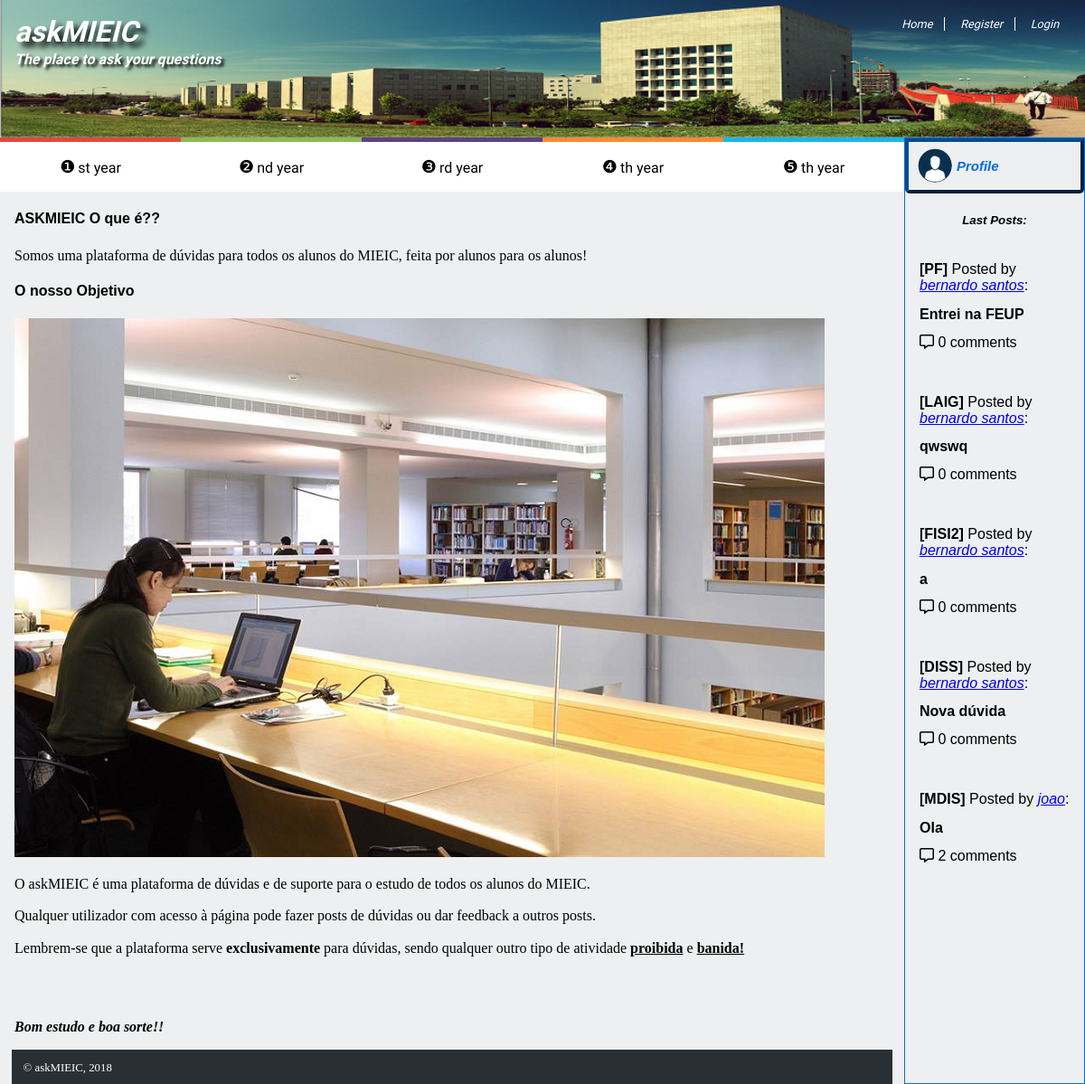
Page /pages/main.php on the earlier database version.
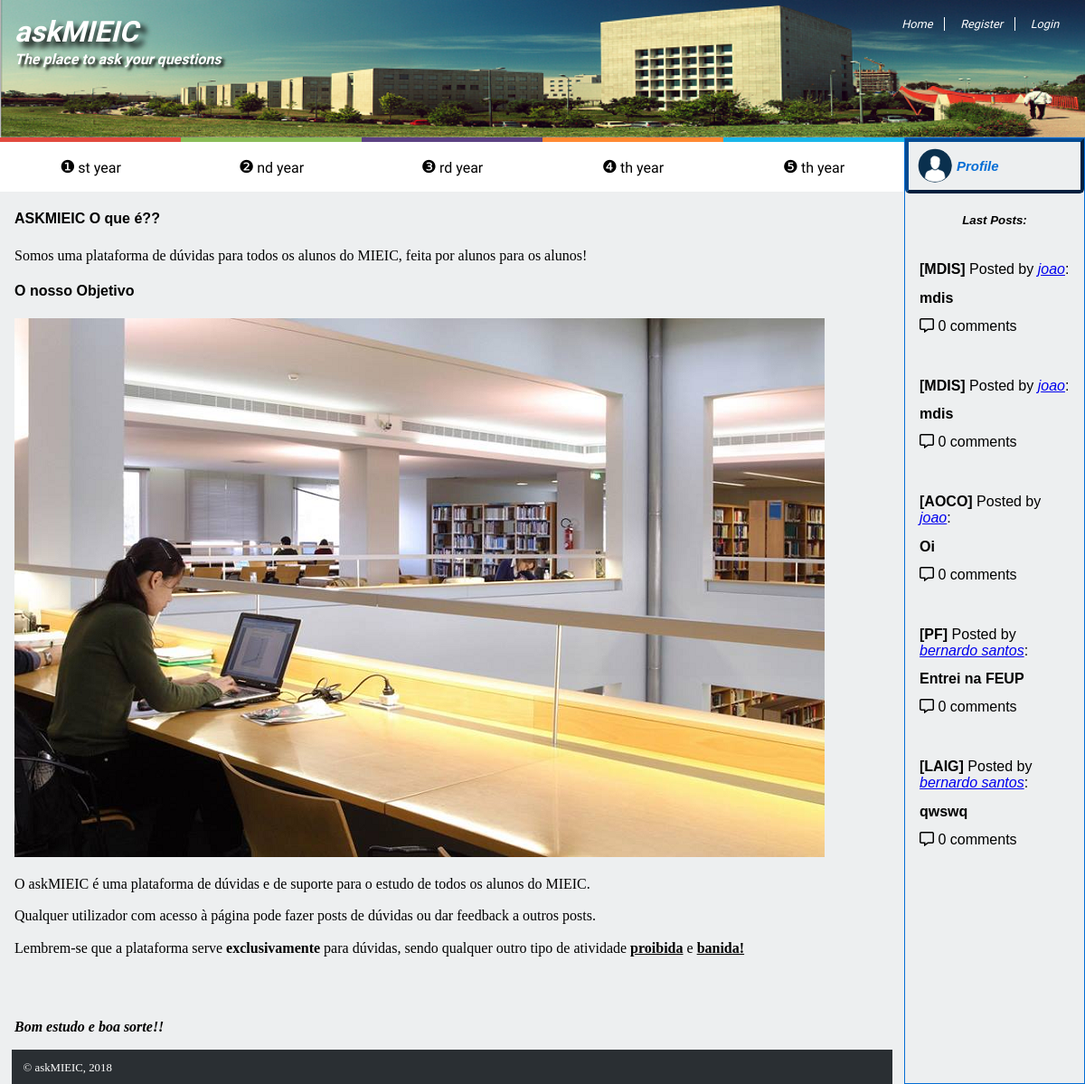
Same page on the later database version.
### tables this page shows
CREATE TABLE Post (id INTEGER PRIMARY KEY, subject INTEGER REFERENCES Subject (id) ON DELETE CASCADE NOT NULL, title VARCHAR NOT NULL, text VARCHAR NOT NULL, datetime DATETIME NOT NULL, creator INTEGER REFERENCES User (id) ON DELETE CASCADE NOT NULL, points INTEGER NOT NULL DEFAULT (0));

CREATE TABLE Subject (id INTEGER PRIMARY KEY, name VARCHAR NOT NULL UNIQUE, year INTEGER NOT NULL);

CREATE TABLE User (id INTEGER PRIMARY KEY CHECK (id > 201000000 and id < 209999999), name VARCHAR NOT NULL, email VARCHAR NOT NULL CHECK (email LIKE "%@%.%"), password VARCHAR NOT NULL);

### pages/main.php (called while the page is built)
<?php
    include_once('../templates/header&footer.php');
    draw_header();
    draw_menu();
    draw_footer();
?>

### database/session.php (called while the page is built, shortened)
<?php
  function getUserID()
  {
    if (isset($_SESSION['id'])) {
        return $_SESSION['id'];
    } else {
        return null;
    }
  }
?>

### database/posts.php (called while the page is built, shortened)
<?php
  function getPostsByMostRecent() {
    global $db;
    try {
      $stmt = $db->prepare('SELECT * FROM Post ORDER BY datetime DESC');
      $stmt->execute();
      return $stmt->fetchAll();
    }
    catch(PDOException $e) {
      return null;
    }
  }
  function getCommentsFromPost($postID) {
    global $db;
    try {
      $stmt = $db->prepare('SELECT * FROM Comment WHERE post = ? ORDER BY datetime');
      $stmt->execute(array($postID));
      return $stmt->fetchAll();
    }
    catch(PDOException $e) {
      return null;
    }
  }
  function getSubjectName($subjectID){
    global $db;
    try {
      $stmt = $db->prepare('SELECT name FROM Subject WHERE id = ?');
      $stmt->execute(array($subjectID));
      return $stmt->fetch();
    }
    catch(PDOException $e) {
      return false;
    }
  }
?>

### database/users.php (called while the page is built, shortened)
<?php
  function getUser($id) {
    global $db;
    try {
      $stmt = $db->prepare('SELECT * FROM User WHERE id = ?');
      $stmt->execute(array($id));
      return $stmt->fetch();
    }
    catch(PDOException $e) {
      return null;
    }
  }
?>

### templates/posts_list.php (the view, shortened to what this page needs)
<?php
  include_once('../database/users.php');
  include_once('../database/session.php');
?>
<?php function draw_minified_posts($posts) {
      ?>
  <section id="posts">
  <?php
    if (!empty($posts)) {
      for ($index = 0; $index < 5 && $index < sizeof($posts); $index++) {
        draw_minified_post($posts[$index]);
      }
    } else {
        echo "There are no posts available!";
    } ?>
  </section>
<?php
  }
?>
<?php function draw_minified_post($post) {
  ?>
  <article class="post">
    <span class="subject"><?=getSubjectName($post['subject'])['name']?></span>
    <span class="user"><a href="../pages/profile.php?user=<?=getUser($post['creator'])['id']?>&csrf=<?=$_SESSION['csrf']?>"><?=getUser($post['creator'])['name']?></a></span>
    <header><h2><?=htmlspecialchars($post['title'])?></h2></header>
    <span class="comment_num"><a href="../pages/single_post.php?post=<?=$post['id']?>&csrf=<?=$_SESSION['csrf']?>"><i class="far fa-comment-alt"></i>&nbsp<?=sizeof(getCommentsFromPost($post['id']))?></a></span>
  </article>
<?php } ?>

### templates/header&footer.php (shortened to what this page needs)
<?php
    include_once('../database/session.php');
    include_once('../database/users.php');
    include_once('../database/posts.php');
    include_once('../templates/posts_list.php');
?>
<?php function draw_header(){ ?>
    <!DOCTYPE html>
    <html lang="en-US">
    <head>
        <link href="../css/style.css" rel="stylesheet">
        <link rel="stylesheet" href="https://use.fontawesome.com/releases/v5.3.1/css/all.css">
    </head>
    <body>
        <header>
            <h1>askMIEIC</h1>
            <h2>The place to ask your questions</h2>
            <div id="signup">
                <a href="../pages/main.php">Home</a>
                <?php
                if(getUserID() == null) { ?>
                    <a href="../pages/register.php">Register</a>
                    <a href="../pages/login.php">Login</a>
                <?php } else { ?>
                    <a href="../pages/profile.php?user=<?=getUserID()?>&csrf=<?=$_SESSION['csrf']?>"><img id="profile_pic" src=<?=getImage(getUserID())?> alt="Profile picture"> Profile</a>
                    <a href="../actions/logout_action.php">Logout</a>
                <?php } ?>
            </div>
        </header>
<?php } ?>
<?php function draw_menu(){ ?>
        <nav id="menu">
            <ul>
                <li><a href="../pages/year_page.php?year=1&csrf=<?=$_SESSION['csrf']?>">st year</a></li>
                <li><a href="../pages/year_page.php?year=2&csrf=<?=$_SESSION['csrf']?>">nd year</a></li>
                <li><a href="../pages/year_page.php?year=3&csrf=<?=$_SESSION['csrf']?>">rd year</a></li>
                <li><a href="../pages/year_page.php?year=4&csrf=<?=$_SESSION['csrf']?>">th year</a></li>
                <li><a href="../pages/year_page.php?year=5&csrf=<?=$_SESSION['csrf']?>">th year</a></li>
            </ul>
        </nav>
        <aside id="profile">
          <div>
            <h3>
              <?php
                if(getUserID() !== null) { ?>
                  <img id="profile_pic" src=<?=getImage(getUserID())?> alt="Profile picture">
                  <a href="../pages/profile.php?user=<?=getUserID()?>&csrf=<?=$_SESSION['csrf']?>"><?php echo getUser(getUserID())['name']?></a>
              <?php }
                else {?>
                  <img id="profile_pic" src="../images/default.png" alt="Profile picture"><a href="../pages/login.php">Profile</a>
              <?php  }?>
            </h3>
            <h5>Last Posts:</h5>
            <?php
              $posts = getPostsByMostRecent();
              draw_minified_posts($posts);
            ?>
          </div>
        </aside>
        <section id="main_section">
          <section id="init_description">
            <article>
                <h1>ASKMIEIC O que é??</h1>
                <p> Somos uma plataforma de dúvidas para todos os alunos do MIEIC, feita por alunos para os alunos!</p>
            </article>
          </section>
          <section id="objective">
            <article>
                <header>
                    <h1>O nosso Objetivo</h1>
                </header>
                <img src="../images/FEUP_Library.png" alt="FEUP_Library">
                <p>O askMIEIC é uma plataforma de dúvidas e de suporte para o estudo de todos os alunos do MIEIC.</p>
                <p>Qualquer utilizador com acesso à página pode fazer posts de dúvidas ou dar feedback a outros posts.</p>
                <p>Lembrem-se que a plataforma serve <strong>exclusivamente</strong> para dúvidas, sendo qualquer outro tipo de atividade <ins><strong>proibida</strong></ins> e <ins><strong>banida!</strong></ins></p>
                <br><br>
                <p><em><strong>Bom estudo e boa sorte!!</strong></em></p>
            </article>
          </section>
        </section>
<?php } ?>
<?php function draw_footer(){  ?>
    <footer>
        <p>&copy; askMIEIC, 2018</p>
    </footer>
    </body>
    </html>
 <?php } ?>

### css/style.css (style rules this page uses)
body { background-color: #edeff0; margin: 0 auto; display: grid; grid-template-columns: [start] 5fr [middle] 1fr [end]; grid-template-rows: [start] auto [nav] auto [news] 1fr [footer] auto [end]; }
body > header { grid-column: start / end; background: url(../images/FEUP_YARD.png) no-repeat left top; background-size: cover; height:7.5em; }
#menu { grid-column: start; }
aside { grid-column: middle; grid-row: nav / end; }
#main_section { grid-column: start; grid-row: news; margin: auto 1em; }
body > footer { grid-row: footer; }
body > header { background-color: #046dd5; font-style: italic; color: white; padding: 1em; display: grid; grid-template-columns: 1fr auto; grid-template-rows: 1fr 2fr; font-family: "Love Ya Like A Sister", 'Verdana', sans-serif; }
body > header h1, body > header h2 { margin: 0; text-shadow: .2em .2em .2em black; }
body > header h1 { grid-column: 1; grid-row: 1; }
body > header h2 { grid-column: 1; grid-row: 2; }
body > header #signup { grid-column: 2; grid-row: 1; }
body > header a { color: white; text-decoration: none; }
body > header #signup a:nth-child(1),body > header #signup a:nth-child(2) { border-right: 1px solid white; }
body > header #signup a { padding: 0 1em; }
body > header #signup a:first-child { padding-left: 0; }
aside#profile { border: 1px solid #046dd5; }
aside#profile > div h3 { display:flex; align-items: center; font-style: italic; text-align: center; border: 4px outset #044b92; border-bottom-left-radius: 5px; border-bottom-right-radius: 5px; margin: 0 auto; padding: 0.4em 0; }
aside#profile > div h3 a { color: #046dd5; text-decoration: none; font-size: 0.8em; padding-right: 2em; }
aside#profile div img { background-color: white; width: 20%; height: 20%; margin:0 5px 0 10px; border-radius: 50%; }
aside#profile > div h5 { font-style: italic; text-align: center; }
#menu ul { margin: 0; padding: 0; }
#menu li { background-color: white; text-align: center; list-style-type: none; padding: 1em 0; }
#menu li a { color: black; text-decoration: none; font-family: "Love Ya Like A Sister" , 'Verdana', sans-serif; }
#menu li:nth-child(1):before { content:'\2776 '; font-size: 1.2em; margin-right: 3px; }
#menu li:nth-child(2):before { content:'\2777'; font-size: 1.2em; margin-right: 3px; }
#menu li:nth-child(3):before { content:'\2778'; font-size: 1.2em; margin-right: 3px; }
#menu li:nth-child(4):before { content:'\2779'; font-size: 1.2em; margin-right: 3px; }
#menu li:nth-child(5):before { content:'\277A'; font-size: 1.2em; margin-right: 3px; }
body > footer { background-color: #2a2f33; color: white; padding: 1em; margin: auto 1em; height: 1em; display: flex; }
body > footer p { margin: 0; }
body { font-family: 'Verdana', sans-serif; }
p { font-family: "Georgia", serif; line-height: 1.2em; }
header h2 { font-size: 1em; }
header a { font-size: 0.8em; }
footer { font-size: 0.8em; }
#menu li:nth-child(1) { border-top: 5px solid #e1493e; }
#menu li:nth-child(2) { border-top: 5px solid #8aba56; }
#menu li:nth-child(3) { border-top: 5px solid #5b4282; }
#menu li:nth-child(4) { border-top: 5px solid #ff8932; }
#menu li:nth-child(5) { border-top: 5px solid #19b6e9; }
#menu ul { display: flex; flex-direction: row; }
#menu li { display: block; flex: 1; }
.user { font-style: italic; }
#posts { position: relative; margin: 1em; display: inline-block; }
.post { margin-bottom: 3em; }
.post > .subject { font-style: normal; font-weight: bold; }
.post > .subject:before { font-style: normal; font-weight: bold; content: '['; }
.post > .subject:after { font-style: normal; font-weight: bold; content: ']'; }
.post > .user:before { font-style: normal; content: 'Posted by '; }
.post > .user:after { font-style: normal; content: ':'; }
.post > .comment_num > a:after { font-style: normal; content: ' comments'; }
.post > .comment_num > a { color: #000000; text-decoration: none; }

Differences in the rows shown:
no longer on this page (row unchanged): post: subject.name "FISI2", creator.name "bernardo santos", title "a", sizeof(getCommentsFromPost($post['id'])) "0"
no longer on this page (row unchanged): post: subject.name "DISS", creator.name "bernardo santos", title "Nova dúvida", sizeof(getCommentsFromPost($post['id'])) "0"
no longer on this page (row unchanged): post: subject.name "MDIS", creator.name "joao", title "Ola", sizeof(getCommentsFromPost($post['id'])) "2"
added post: subject.name "MDIS", creator.name "joao", title "mdis", sizeof(getCommentsFromPost($post['id'])) "0"
added post: subject.name "MDIS", creator.name "joao", title "mdis", sizeof(getCommentsFromPost($post['id'])) "0"
added post: subject.name "AOCO", creator.name "joao", title "Oi", sizeof(getCommentsFromPost($post['id'])) "0"
